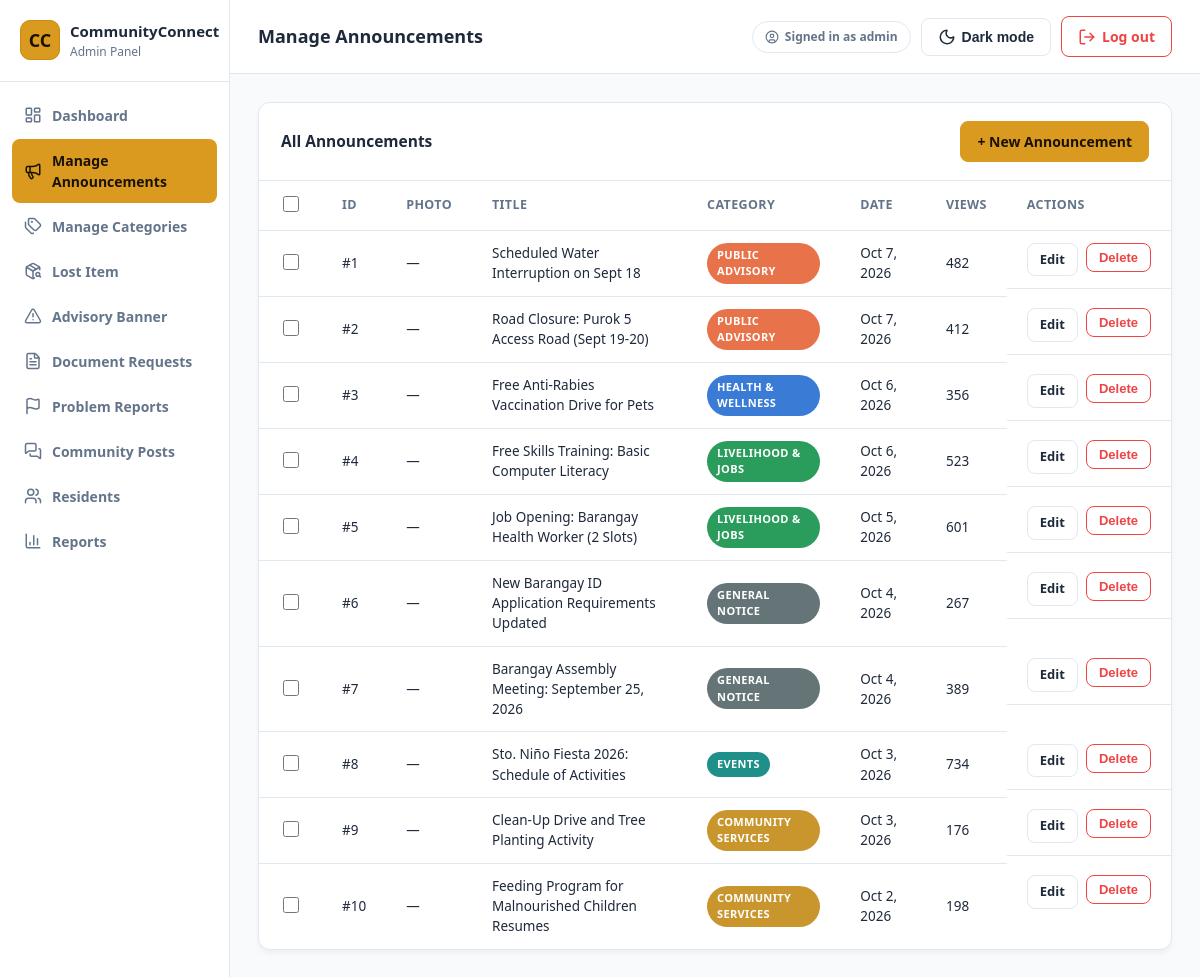
The app's page /admin/manage_announcements.php (signed in) with its own data.
### tables this page shows
CREATE TABLE announcements (
    id INT AUTO_INCREMENT PRIMARY KEY,
    title VARCHAR(200) NOT NULL,
    category VARCHAR(50) NOT NULL,
    short_description VARCHAR(300) NOT NULL,
    content TEXT NOT NULL,
    desk_name VARCHAR(100) NOT NULL DEFAULT 'Barangay Office',
    image_path VARCHAR(255) DEFAULT NULL,
    views INT NOT NULL DEFAULT 0,
    is_urgent TINYINT(1) NOT NULL DEFAULT 0,
    is_trending TINYINT(1) NOT NULL DEFAULT 0,
    is_recommended TINYINT(1) NOT NULL DEFAULT 0,
    created_at DATETIME NOT NULL DEFAULT CURRENT_TIMESTAMP
);

### public/admin/includes/admin_layout_top.php (called while the page is built, shortened)
<?php
require_once __DIR__ . '/../../includes/functions.php';
$adminUsername = $_SESSION['admin_username'] ?? 'admin';
$currentPage = basename($_SERVER['SCRIPT_NAME']);
$navItems = [
    'dashboard.php' => 'Dashboard',
    'manage_announcements.php' => 'Manage Announcements',
    'manage_categories.php' => 'Manage Categories',
    'lost_found_items.php' => 'Lost Item',
    'advisory_banner.php' => 'Advisory Banner',
    'document_requests.php' => 'Document Requests',
    'problem_reports.php' => 'Problem Reports',
    'community_posts.php' => 'Community Posts',
    'residents.php' => 'Residents',
    'reports.php' => 'Reports',
];

### public/admin/manage_announcements.php (the view, shortened to what this page needs)
<?php
require_once __DIR__ . '/includes/admin_layout_top.php';
$pageTitle = 'Manage Announcements';
$announcements = $pdo->query("SELECT * FROM announcements ORDER BY created_at DESC")->fetchAll();
$announcementPhotos = [];
?>
<!DOCTYPE html>
<html lang="en" data-theme="light">
<head>
    <link rel="stylesheet" href="../assets/css/style.css">
</head>
<body>
<div class="admin-shell">
    <?php include __DIR__ . '/includes/sidebar.php'; ?>
    <div class="admin-main">
        <?php include __DIR__ . '/includes/topbar.php'; ?>
        <div class="admin-content">
            <div class="panel">
                <div class="panel-header">
                    <h3>All Announcements</h3>
                    <a href="announcement_form.php" class="btn btn-primary">+ New Announcement</a>
                </div>
                <div class="table-scroll">
                <table class="data-table" data-bulk-table="bulkBar-announcements">
                    <thead>
                        <tr>
                            <th class="select-col"><input type="checkbox" data-select-all aria-label="Select all announcements"></th>
                            <th>ID</th>
                            <th>Photo</th>
                            <th>Title</th>
                            <th>Category</th>
                            <th>Date</th>
                            <th>Views</th>
                            <th>Actions</th>
                        </tr>
                    </thead>
                    <tbody>
                        <?php $rowNum = 1; ?>
                        <?php foreach ($announcements as $a): ?>
                            <tr>
                                <td class="select-col"><input type="checkbox" class="row-check" value="<?= (int)$a['id'] ?>" aria-label="Select announcement"></td>
                                <td>#<?= $rowNum++ ?></td>
                                <td>
                                    <?php if (!empty($announcementPhotos[$a['id']])): ?>
                                        <div class="admin-photo-gallery">
                                            <?php foreach ($announcementPhotos[$a['id']] as $photoPath): ?>
                                                <button type="button" class="gallery-photo-trigger" data-lightbox-src="../<?= e($photoPath) ?>" data-lightbox-alt="<?= e($a['title']) ?>">
                                                    <img src="../<?= e($photoPath) ?>" alt="<?= e($a['title']) ?>" class="table-thumb">
                                                </button>
                                            <?php endforeach; ?>
                                        </div>
                                    <?php else: ?>
                                        &mdash;
                                    <?php endif; ?>
                                </td>
                                <td><?= e($a['title']) ?></td>
                                <td><?php render_category_tag($a['category']); ?></td>
                                <td><?= date('M j, Y', strtotime($a['created_at'])) ?></td>
                                <td><?= (int)$a['views'] ?></td>
                                <td class="row-actions">
                                    <a href="announcement_form.php?id=<?= (int)$a['id'] ?>" class="btn btn-sm">Edit</a>
                                    <form method="post" action="delete_announcement.php" onsubmit="return confirm('Delete this announcement?');">
                                        <button type="submit" class="btn btn-sm btn-danger">Delete</button>
                                    </form>
                                </td>
                            </tr>
                        <?php endforeach; ?>
                    </tbody>
                </table>
                </div>
            </div>
        </div>
    </div>
</div>
</body>
</html>

### public/admin/includes/sidebar.php (shortened to what this page needs)
<div class="admin-sidebar">
    <div class="brand">
        <div class="brand-logo">CC</div>
        <div class="brand-text">
            <h1 style="font-size:15px;">CommunityConnect</h1>
            <p>Admin Panel</p>
        </div>
    </div>
    <nav class="admin-nav">
        <?php foreach ($navItems as $file => $label): ?>
            <a href="<?= e($file) ?>" class="<?= $currentPage === $file ? 'active' : '' ?>"><?php icon($navIcons[$file] ?? 'circle'); ?> <?= e($label) ?></a>
        <?php endforeach; ?>
    </nav>
</div>

### public/includes/functions.php (shortened to what this page needs)
<?php
require_once __DIR__ . '/../../config/db.php';
function get_category_color(string $categoryName): string
{
    global $pdo;
    static $map = null;
    if ($map === null) {
        $map = [];
        foreach ($pdo->query("SELECT name, color FROM categories") as $row) {
            $map[$row['name']] = $row['color'];
        }
    }
    return $map[$categoryName] ?? DEFAULT_CATEGORY_COLOR;
}
function render_category_tag(string $categoryName): void
{
    $color = get_category_color($categoryName);
    ?><span class="tag" style="background: <?= e($color) ?>;"><?= e($categoryName) ?></span><?php
}
function e(?string $value): string
{
    return htmlspecialchars($value ?? '', ENT_QUOTES, 'UTF-8');
}
function icon(string $name, string $class = ''): void
{
    $classAttr = $class !== '' ? ' class="' . e($class) . ' icon"' : ' class="icon"';
    echo '<i data-lucide="' . e($name) . '"' . $classAttr . '></i>';
}
    ?>

### public/admin/includes/topbar.php (shortened to what this page needs)
<div class="admin-header">
    <h2><?= e($pageTitle ?? '') ?></h2>
    <div class="header-actions">
        <span class="badge-public"><?php icon('user-circle'); ?> Signed in as <?= e($adminUsername) ?></span>
        <button type="button" id="adminThemeToggle" class="btn">
            <span id="adminThemeToggleLabel">Dark mode</span>
        </button>
        <a href="logout.php" class="btn btn-danger"><?php icon('log-out'); ?> Log out</a>
    </div>
</div>

### records on screen
announcements: title "Scheduled Water Interruption on Sept 18", category "PUBLIC ADVISORY", created_at "Oct 7, 2026", views "482"
announcements: title "Road Closure: Purok 5 Access Road (Sept 19-20)", category "PUBLIC ADVISORY", created_at "Oct 7, 2026", views "412"
announcements: title "Free Anti-Rabies Vaccination Drive for Pets", category "HEALTH & WELLNESS", created_at "Oct 6, 2026", views "356"
announcements: title "Free Skills Training: Basic Computer Literacy", category "LIVELIHOOD & JOBS", created_at "Oct 6, 2026", views "523"
announcements: title "Job Opening: Barangay Health Worker (2 Slots)", category "LIVELIHOOD & JOBS", created_at "Oct 5, 2026", views "601"
announcements: title "New Barangay ID Application Requirements Updated", category "GENERAL NOTICE", created_at "Oct 4, 2026", views "267"
announcements: title "Barangay Assembly Meeting: September 25, 2026", category "GENERAL NOTICE", created_at "Oct 4, 2026", views "389"
announcements: title "Sto. Niño Fiesta 2026: Schedule of Activities", category "EVENTS", created_at "Oct 3, 2026", views "734"
announcements: title "Clean-Up Drive and Tree Planting Activity", category "COMMUNITY SERVICES", created_at "Oct 3, 2026", views "176"
announcements: title "Feeding Program for Malnourished Children Resumes", category "COMMUNITY SERVICES", created_at "Oct 2, 2026", views "198"

### other values on screen
$label "Dashboard"
$label "Manage Announcements"
$label "Manage Categories"
$label "Lost Item"
$label "Advisory Banner"
$label "Document Requests"
$label "Problem Reports"
$label "Community Posts"
$label "Residents"
$label "Reports"
$pageTitle "Manage Announcements"
$adminUsername "admin"
